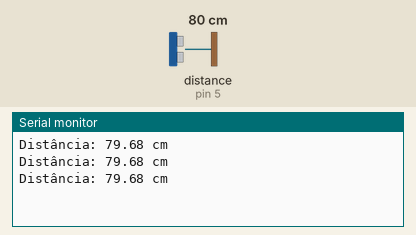
A sketch run on a simulated Arduino Uno, built with avr-gcc and run on an emulated ATmega328P. Shown: the last lines printed to the serial monitor. Wiring (inferred from the names in the program): ultrasonic range finder: trigger pin 6; echo pin 5. The inputs (shaded band) are chosen by the test bench; at power-on: distance to the obstacle (sensor on pin 5) 80 cm. The echo pulse lasts 58.3 µs per cm.

Above: at 1.3 s.
1.4 s: distance to the obstacle (sensor on pin 5) set to 2 cm
At 1.9 s:
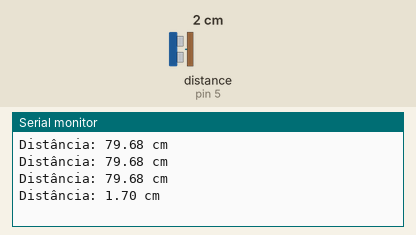
2.9 s: distance to the obstacle (sensor on pin 5) set to 4 cm
At 3.4 s:
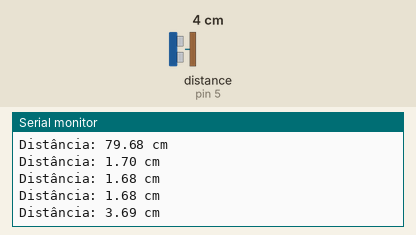
Timing chart, 0 to 5.9 s (numbered marks = the images above; inputs shaded):
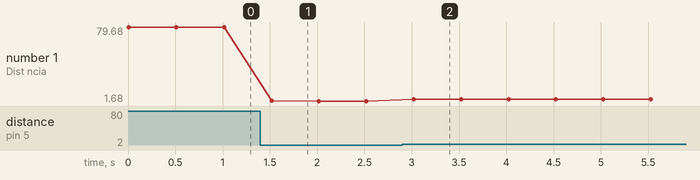

Measured:
- after the input at 1.4 s, the serial monitor: prints a new line after 0.12 s (image 1)
- after the input at 2.9 s, the serial monitor: prints a new line after 0.12 s (image 2)
- plotted number 1: 79.68 → 1.68 after the input at 1.4 s, 1.68 → 3.69 after the input at 2.9 s

The sketch:

sensor-ultrassonico.ino
```cpp
// Definindo os pinos do sensor
const int trigPin = 6;
const int echoPin = 5;

void setup() {
  // Inicializando a comunicação serial
  Serial.begin(9600);

  // Configurando os pinos
  pinMode(trigPin, OUTPUT);
  pinMode(echoPin, INPUT);
}

void loop() {

  // Limpa o pino trig
  digitalWrite(trigPin, LOW);
  delayMicroseconds(2);

  // Envia um pulso de 10 microssegundos no pino trig
  digitalWrite(trigPin, HIGH);
  delayMicroseconds(10);
  digitalWrite(trigPin, LOW);

  // Lê o tempo de retorno do pulso no pino echo
  long duration = pulseIn(echoPin, HIGH);

  // Calcula a distância em centímetros
  // A velocidade do som é de 343 m/s ou 0.0343 cm/μs
  // A distância é o tempo de ida e volta, então dividimos por 2
  float distance = duration * 0.0343 / 2;

  // Exibe a distância no monitor serial
  Serial.print("Distância: ");
  Serial.print(distance);
  Serial.println(" cm");

  // Aguarda um pouco antes de fazer a próxima leitura
  delay(500);
}
```
